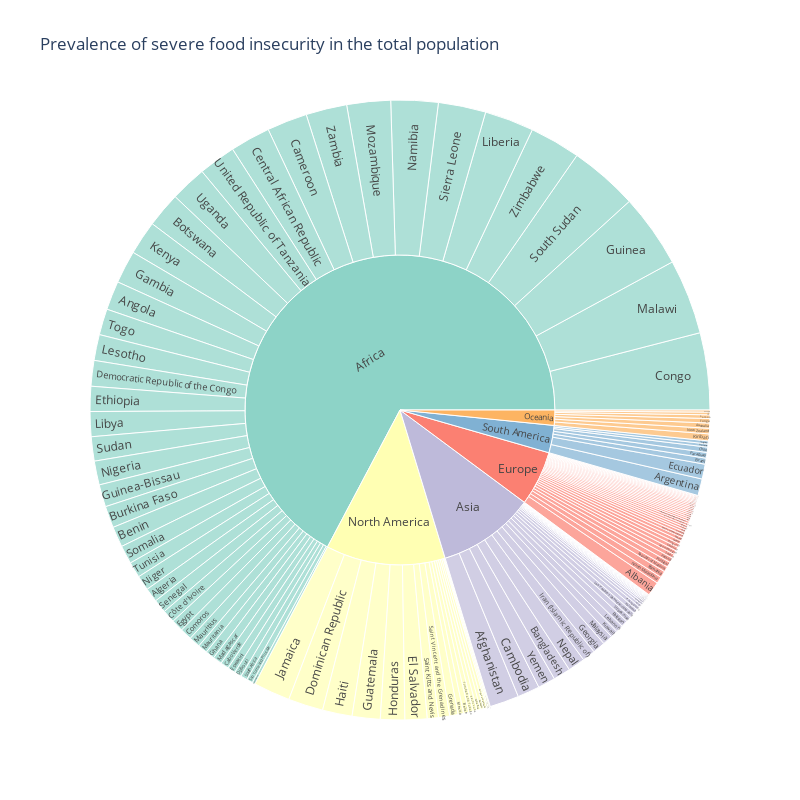

Here is the notebook cell this chart was saved with:
### Markdown cell above
## Data Visualiztion: Prevalence of severe food insecurity in the total population

### Nested pie chart

### Code cell
# plot a nested pie chart using plotly
fig = px.sunburst(df, path=['continent', 'country'], values='value', names = 'country', title='Prevalence of severe food insecurity in the total population',color_discrete_sequence=px.colors.qualitative.Set3)
# change the plot size
fig.update_layout(width=800, height=800)
fig.show()

### Figure 1 — Plotly figure (JSON) as saved in the notebook; plotly's stock layout.template omitted (floating-point values rounded to 4 significant figures; data arrays with more than 128 entries replaced by an {"elided": "..."} marker saying what was removed)
{"data": [{"branchvalues": "total", "domain": {"x": [0, 1], "y": [0, 1]}, "hovertemplate": "labels=%{label}<br>value=%{value}<br>parent=%{parent}<br>id=%{id}<extra></extra>", "ids": {"elided": "152 str values"}, "labels": {"elided": "152 str values"}, "name": "", "parents": {"elided": "152 str values"}, "type": "sunburst", "values": {"elided": "152 float values"}}], "layout": {"height": 800, "legend": {"tracegroupgap": 0}, "sunburstcolorway": ["rgb(141,211,199)", "rgb(255,255,179)", "rgb(190,186,218)", "rgb(251,128,114)", "rgb(128,177,211)", "rgb(253,180,98)", "rgb(179,222,105)", "rgb(252,205,229)", "rgb(217,217,217)", "rgb(188,128,189)", "rgb(204,235,197)", "rgb(255,237,111)"], "title": {"text": "Prevalence of severe food insecurity in the total population"}, "width": 800}}
